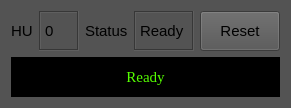
<?xml version="1.0" encoding="UTF-8"?>
<ui version="4.0">
 <class>GeneratorControlWidget</class>
 <widget class="QWidget" name="GeneratorControlWidget">
  <property name="geometry">
   <rect>
    <x>0</x>
    <y>0</y>
    <width>260</width>
    <height>100</height>
   </rect>
  </property>
  <property name="font">
   <font>
    <pointsize>11</pointsize>
   </font>
  </property>
  <property name="windowTitle">
   <string>Form</string>
  </property>
  <property name="styleSheet">
   <string notr="true">background-color: rgb(83, 83, 83);</string>
  </property>
  <layout class="QVBoxLayout" name="verticalLayout">
   <item>
    <layout class="QHBoxLayout" name="horizontalLayout_3">
     <item>
      <layout class="QHBoxLayout" name="horizontalLayout">
       <item>
        <widget class="QLabel" name="heatUnitLbl">
         <property name="font">
          <font>
           <pointsize>11</pointsize>
          </font>
         </property>
         <property name="text">
          <string>HU</string>
         </property>
        </widget>
       </item>
       <item>
        <widget class="QLabel" name="heatUnitValueLbl">
         <property name="minimumSize">
          <size>
           <width>40</width>
           <height>40</height>
          </size>
         </property>
         <property name="frameShape">
          <enum>QFrame::Box</enum>
         </property>
         <property name="frameShadow">
          <enum>QFrame::Sunken</enum>
         </property>
         <property name="text">
          <string>0</string>
         </property>
        </widget>
       </item>
      </layout>
     </item>
     <item>
      <layout class="QHBoxLayout" name="horizontalLayout_2">
       <item>
        <widget class="QLabel" name="generatorStatusLbl">
         <property name="font">
          <font>
           <pointsize>11</pointsize>
          </font>
         </property>
         <property name="text">
          <string>Status</string>
         </property>
        </widget>
       </item>
       <item>
        <widget class="QLabel" name="generatorStatusTextLbl">
         <property name="minimumSize">
          <size>
           <width>60</width>
           <height>40</height>
          </size>
         </property>
         <property name="frameShape">
          <enum>QFrame::Box</enum>
         </property>
         <property name="frameShadow">
          <enum>QFrame::Sunken</enum>
         </property>
         <property name="text">
          <string>Ready</string>
         </property>
        </widget>
       </item>
      </layout>
     </item>
     <item>
      <widget class="QPushButton" name="resetBtn">
       <property name="minimumSize">
        <size>
         <width>0</width>
         <height>40</height>
        </size>
       </property>
       <property name="text">
        <string>Reset</string>
       </property>
      </widget>
     </item>
    </layout>
   </item>
   <item>
    <widget class="QLabel" name="generatorMessageLbl">
     <property name="minimumSize">
      <size>
       <width>40</width>
       <height>40</height>
      </size>
     </property>
     <property name="font">
      <font>
       <family>Times New Roman</family>
       <pointsize>11</pointsize>
      </font>
     </property>
     <property name="styleSheet">
      <string notr="true">background-color: rgb(0, 0, 0);
color: rgb(85, 255, 0);</string>
     </property>
     <property name="frameShape">
      <enum>QFrame::Box</enum>
     </property>
     <property name="frameShadow">
      <enum>QFrame::Sunken</enum>
     </property>
     <property name="text">
      <string>Ready</string>
     </property>
     <property name="alignment">
      <set>Qt::AlignCenter</set>
     </property>
    </widget>
   </item>
  </layout>
 </widget>
 <resources/>
 <connections/>
</ui>
